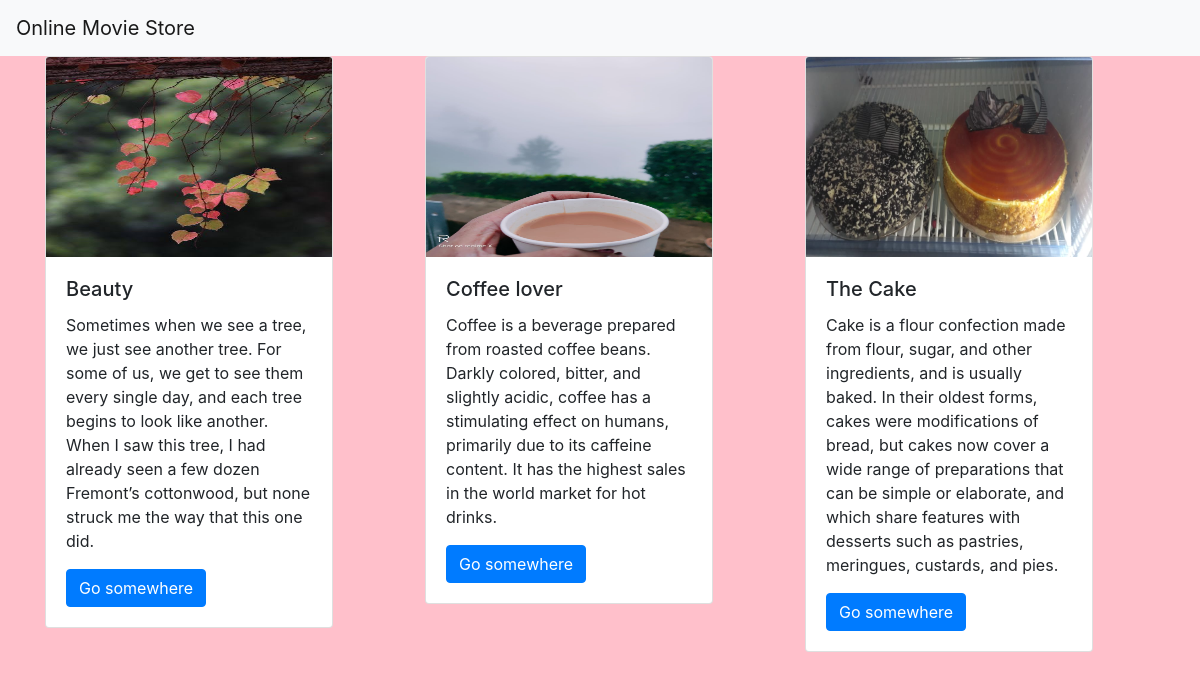
The page / on the database its author committed.
### movieapp/models.py (models this page shows, shortened)
class Movie(models.Model):
    name=models.CharField(max_length=250)
    desc=models.TextField()
    year=models.IntegerField()
    img=models.ImageField(upload_to='gallery')

### movieapp/views.py (the view)
# urls.py: path('',views.index,name='index'),
def index(request):
    movie=Movie.objects.all
    context={
        'movie_list':movie
    }
    return render(request,'index.html',context)

### templates/index.html
{% extends 'base.html' %}
{% block body %}
<div class="container">
    <div class="row">
        {% for i in movie_list %}
<div class="col-md-4">
    <div class="card" style="width: 18rem;">
  <img src="{{i.img.url}}" class="card-img-top" alt="..." width="200px" height="200px">
  <div class="card-body">
    <h5 class="card-title">{{i.name}}</h5>
    <p class="card-text">{{i.desc}}</p>
    <a href="{% url 'movieapp:detail' i.id %}" class="btn btn-primary">Go somewhere</a>
  </div>
</div>
</div>
        {% endfor %}
    </div>
</div>
    {% endblock %}

### templates/base.html (shortened to what this page needs)
{% load static %}
<!DOCTYPE html>
<html lang="en">
<head>
    <link rel="stylesheet" href="https://cdn.jsdelivr.net/npm/bootstrap@4.0.0/dist/css/bootstrap.min.css">
<link rel="stylesheet" href="{% static 'style.css' %}">
</head>
<body>
<nav class="navbar navbar-light bg-light">
  <a class="navbar-brand" href="#">
   Online Movie Store
  </a>
</nav>
{% block body %}
{% endblock %}
</body>
</html>

### static/style.css (style rules this page uses)
body { background-color:pink; }

### rows shown on the page
Movie: img (picture), name "Beauty", desc "Sometimes when we see a tree, we just see another tree. For some of us, we get to see them every single day, and each tree begins to look like another. When I saw this tree, I had already seen a few dozen Fremont’s cottonwood, but none struck me the way that this one did."
Movie: img (picture), name "Coffee lover", desc "Coffee is a beverage prepared from roasted coffee beans. Darkly colored, bitter, and slightly acidic, coffee has a stimulating effect on humans, primarily due to its caffeine content. It has the highest sales in the world market for hot drinks."
Movie: img (picture), name "The Cake", desc "Cake is a flour confection made from flour, sugar, and other ingredients, and is usually baked. In their oldest forms, cakes were modifications of bread, but cakes now cover a wide range of preparations that can be simple or elaborate, and which share features with desserts such as pastries, meringues, custards, and pies."
